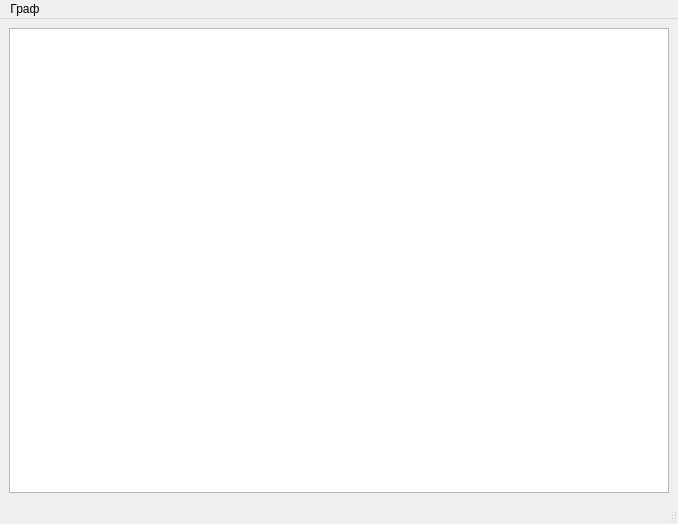
<?xml version="1.0" encoding="UTF-8"?>
<ui version="4.0">
 <class>GraphWidget</class>
 <widget class="QMainWindow" name="GraphWidget">
  <property name="geometry">
   <rect>
    <x>0</x>
    <y>0</y>
    <width>678</width>
    <height>524</height>
   </rect>
  </property>
  <property name="windowTitle">
   <string>gvisual</string>
  </property>
  <widget class="QWidget" name="centralwidget">
   <property name="enabled">
    <bool>true</bool>
   </property>
   <layout class="QHBoxLayout" name="horizontalLayout">
    <item>
     <widget class="QGraphicsView" name="graphicsView"/>
    </item>
   </layout>
  </widget>
  <widget class="QStatusBar" name="statusbar"/>
  <widget class="QMenuBar" name="menubar">
   <property name="geometry">
    <rect>
     <x>0</x>
     <y>0</y>
     <width>678</width>
     <height>26</height>
    </rect>
   </property>
   <widget class="QMenu" name="menu">
    <property name="title">
     <string>Граф</string>
    </property>
    <addaction name="a_create"/>
    <addaction name="a_open"/>
    <addaction name="a_save"/>
    <addaction name="a_save_as"/>
    <addaction name="separator"/>
    <addaction name="a_exit"/>
   </widget>
   <addaction name="menu"/>
  </widget>
  <action name="a_open">
   <property name="text">
    <string>Открыть</string>
   </property>
  </action>
  <action name="a_save">
   <property name="text">
    <string>Сохранить</string>
   </property>
  </action>
  <action name="a_create">
   <property name="text">
    <string>Создать</string>
   </property>
  </action>
  <action name="a_exit">
   <property name="text">
    <string>Выход</string>
   </property>
  </action>
  <action name="a_save_as">
   <property name="text">
    <string>Сохранить как..</string>
   </property>
  </action>
 </widget>
 <resources/>
 <connections/>
</ui>
